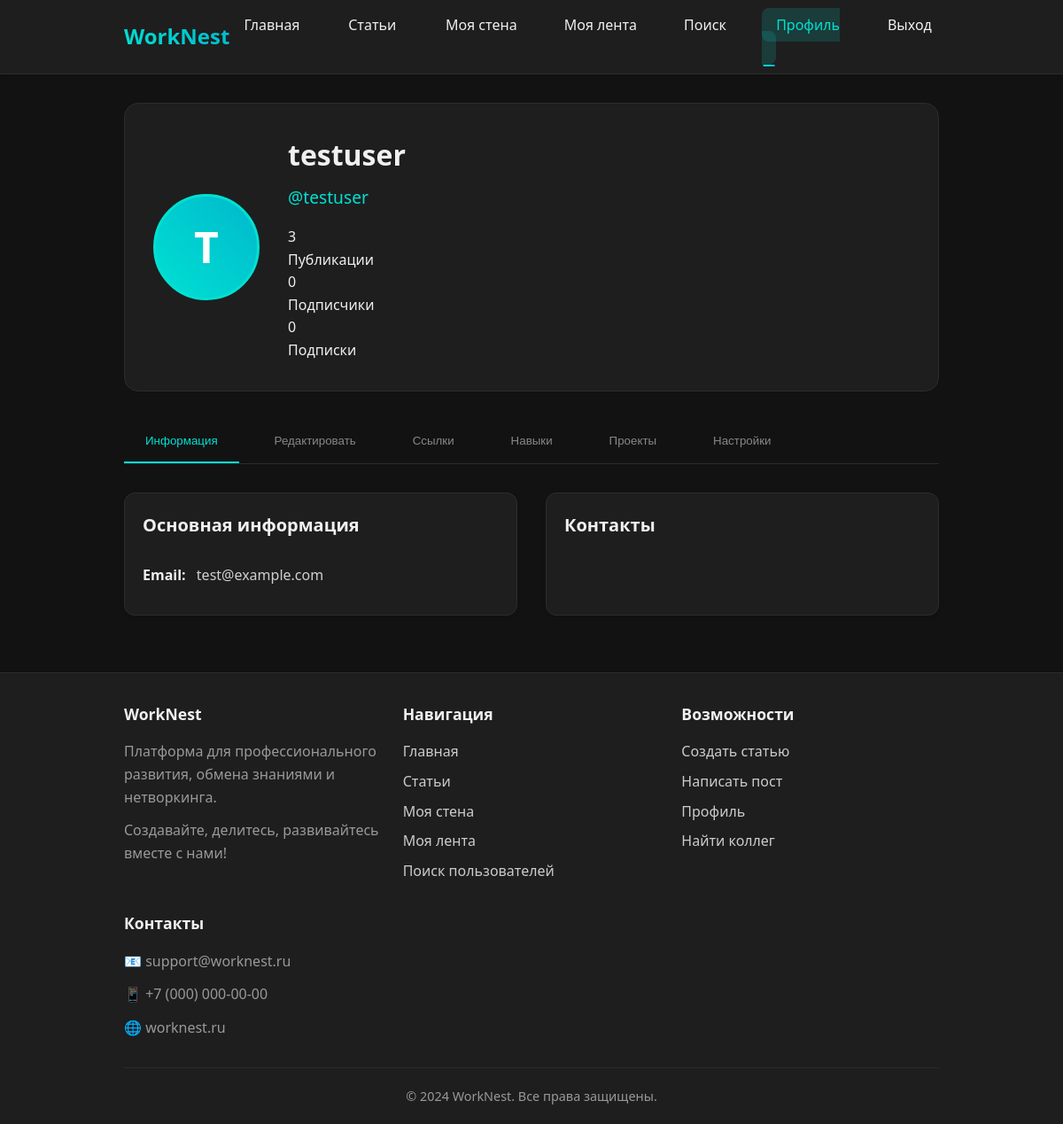
The app's page /profile (signed in) with its own data.
### models.py (models this page shows, shortened)
class User(db.Model):
    id = db.Column(db.Integer, primary_key=True)
    username = db.Column(db.String(64), unique=True, nullable=False)
    email = db.Column(db.String(120), unique=True, nullable=False)
    password_hash = db.Column(db.String(256), nullable=False)  # Увеличено до 256
    status = db.Column(db.String(64))
    show_status = db.Column(db.Boolean, default=True)
    bio = db.Column(db.Text)
    show_bio = db.Column(db.Boolean, default=True)
    avatar = db.Column(db.String(256))  # путь к файлу аватара
    full_name = db.Column(db.String(128), nullable=True)
    show_full_name = db.Column(db.Boolean, default=True)
    degree = db.Column(db.String(64), nullable=True)
    show_degree = db.Column(db.Boolean, default=True)
    interests = db.Column(db.String(256), nullable=True)
    show_interests = db.Column(db.Boolean, default=True)
    organization = db.Column(db.String(128), nullable=True)
    show_organization = db.Column(db.Boolean, default=True)
    location = db.Column(db.String(128), nullable=True)
    show_location = db.Column(db.Boolean, default=True)
    scholar_links = db.Column(db.String(512), nullable=True)  # ссылки через запятую или json
    show_scholar_links = db.Column(db.Boolean, default=True)
    website = db.Column(db.String(256), nullable=True)
    show_website = db.Column(db.Boolean, default=True)
    birthdate = db.Column(db.String(32), nullable=True)  # строкой для простоты
    show_birthdate = db.Column(db.Boolean, default=True)
    public_email = db.Column(db.String(120), nullable=True)
    show_public_email = db.Column(db.Boolean, default=True)
    telegram = db.Column(db.String(64), nullable=True)
    show_telegram = db.Column(db.Boolean, default=True)
    last_seen = db.Column(db.DateTime, default=datetime.utcnow)
    is_online = db.Column(db.Boolean, default=False)
    role = db.Column(db.String(32), default='user')  # user, moderator, admin
    is_banned = db.Column(db.Boolean, default=False)
    ban_reason = db.Column(db.String(256), nullable=True)
    ban_until = db.Column(db.DateTime, nullable=True)

### app.py (the view)
@app.route('/profile')
def profile():
    print('SESSION ON PROFILE:', dict(session))
    user_id = session.get('user_id')
    if not user_id:
        return redirect(url_for('register'))
    user = User.query.get(user_id)
    followers = list(user.followers)
    following = list(user.following)
    user_posts = Post.query.filter_by(user_id=user.id).order_by(Post.created_at.desc()).limit(10).all()
    return render_template('profile.html',
                         user=user,
                         followers=followers,
                         following=following,
                         user_posts=user_posts,
                         followers_count=len(followers),
                         following_count=len(following))

### app.py (called while the page is built)
@app.before_request
def update_online_status():
    if 'user_id' in session:
        user = User.query.get(session['user_id'])
        if user:
            user.last_seen = datetime.utcnow()
            user.is_online = True
            db.session.commit()

@app.context_processor
def inject_user():
    user_id = session.get('user_id')
    if user_id:
        user = User.query.get(user_id)
        return dict(current_user=user, is_user_online=is_user_online)
    return dict(current_user=None, is_user_online=is_user_online)

### models.py (called while the page is built)
def get_external_links_by_type(self):
    links = {}
    for link in self.external_links:
        if link.is_public:
            if link.link_type not in links:
                links[link.link_type] = []
            links[link.link_type].append(link)
    return links

def get_public_skills(self):
    return UserSkill.query.filter_by(user_id=self.id, is_public=True)\
        .order_by(UserSkill.order_index, UserSkill.skill_name).all()

def get_all_projects(self):
    return UserProject.query.filter_by(user_id=self.id, is_public=True)\
        .order_by(UserProject.order_index, UserProject.created_at.desc()).all()

### templates/profile.html (shortened to what this page needs)
{% extends "base.html" %}
{% block content %}
<div class="fade-in">
    <div class="profile-header">
        <div class="profile-avatar-container">
            {% if current_user.avatar %}
                <img src="{{ url_for('static', filename=current_user.avatar) }}"
                     alt="Аватар"
                     class="profile-avatar">
            {% else %}
                <div class="profile-avatar-placeholder">
                    <span>{{ current_user.username[0].upper() }}</span>
                </div>
            {% endif %}
        </div>
        <div class="profile-info">
            <h1>{{ current_user.full_name or current_user.username }}</h1>
            <p class="profile-username">@{{ current_user.username }}</p>
            <div class="profile-stats">
                <div class="stat-item">
                    <div class="stat-number">{{ current_user.posts|length }}</div>
                    <div class="stat-label">Публикации</div>
                </div>
                <div class="stat-item">
                    <div class="stat-number">{{ current_user.followers_assoc|length }}</div>
                    <div class="stat-label">Подписчики</div>
                </div>
                <div class="stat-item">
                    <div class="stat-number">{{ current_user.following_assoc|length }}</div>
                    <div class="stat-label">Подписки</div>
                </div>
            </div>
        </div>
    </div>
    <div class="profile-nav">
        <button class="profile-nav-tab active" data-tab="info">Информация</button>
        <button class="profile-nav-tab" data-tab="edit">Редактировать</button>
        <button class="profile-nav-tab" data-tab="links">Ссылки</button>
        <button class="profile-nav-tab" data-tab="skills">Навыки</button>
        <button class="profile-nav-tab" data-tab="projects">Проекты</button>
        <button class="profile-nav-tab" data-tab="settings">Настройки</button>
    </div>
    <div class="profile-tab-content" id="info-tab">
        <div class="profile-info-grid">
            <div class="card">
                <h3 class="card-title">Основная информация</h3>
                <div class="info-item">
                    <strong>Email:</strong> {{ current_user.email }}
                </div>
            </div>
            <div class="card">
                <h3 class="card-title">Контакты</h3>
            </div>
        </div>
    </div>
</div>
            {% set external_links = current_user.get_external_links_by_type() %}
            {% set skills = current_user.get_public_skills() %}
            {% set projects = current_user.get_all_projects() %}
</div>
{% endblock %}

### static/worknest.css (style rules this page uses)
* { margin: 0; padding: 0; box-sizing: border-box; }
:root { --bg-primary: #121212; --bg-secondary: #1e1e1e; --bg-card: #1e1e1e; --border-color: #2c2c2c; --text-primary: #f0f0f0; --text-secondary: #ccc; --text-muted: #999; --accent-primary: #00e1d3; --accent-secondary: #00b8cc; --accent-hover: #00f0e2; --error: #ff4757; --success: #2ed573; --warning: #ffa502; --padding-xs: 0.5rem; --padding-sm: 0.75rem; --padding-md: 1rem; --padding-lg: 1.25rem; --padding-xl: 1.5rem; --padding-xxl: 2rem; --radius-sm: 6px; --radius-md: 8px; --radius-lg: 12px; --radius-xl: 16px; --shadow-sm: 0 2px 4px rgba(0, 0, 0, 0.1); --shadow-md: 0 4px 8px rgba(0, 0, 0, 0.15); --shadow-lg: 0 8px 16px rgba(0, 0, 0, 0.2); --shadow-hover: 0 12px 24px rgba(0, 225, 211, 0.15); }
body { font-family: 'Segoe UI', Tahoma, Geneva, Verdana, sans-serif; font-size: 16px; line-height: 1.6; background-color: var(--bg-primary); color: var(--text-primary); min-height: 100vh; display: flex; flex-direction: column; }
.card { background-color: var(--bg-card); border: 1px solid var(--border-color); border-radius: var(--radius-lg); padding: var(--padding-lg); margin-bottom: var(--padding-xxl); transition: all 0.3s ease; position: relative; overflow: hidden; box-shadow: var(--shadow-sm); }
.card::before { content: ''; position: absolute; top: 0; left: 0; right: 0; height: 3px; background: linear-gradient(90deg, var(--accent-primary), var(--accent-secondary)); opacity: 0; transition: opacity 0.3s ease; }
.card h2, .card h3 { color: var(--text-primary); margin-bottom: var(--padding-md); font-weight: 600; }
.card h3 { font-size: 1.25rem; }
.fade-in { animation: fadeIn 0.6s ease-out; }

### templates/profile.html (style rules this page uses)
.profile-header { display: flex; align-items: center; gap: 2rem; margin-bottom: 2rem; padding: 2rem; background-color: #1e1e1e; border-radius: 16px; border: 1px solid #2c2c2c; }
.profile-avatar-container { flex-shrink: 0; }
.profile-avatar-placeholder { width: 120px; height: 120px; border-radius: 50%; border: 3px solid #00e1d3; background: linear-gradient(45deg, #00e1d3, #00b8cc); display: flex; align-items: center; justify-content: center; font-size: 3rem; font-weight: bold; color: white; }
.profile-info h1 { font-size: 2rem; color: #f0f0f0; margin-bottom: 0.5rem; }
.profile-username { color: #00e1d3; font-size: 1.2rem; margin-bottom: 1rem; }
.profile-nav { display: flex; gap: 1rem; margin-bottom: 2rem; border-bottom: 1px solid #2c2c2c; }
.profile-nav-tab { padding: 1rem 1.5rem; border: none; background: transparent; color: #888; cursor: pointer; border-bottom: 2px solid transparent; transition: all 0.3s ease; font-weight: 500; }
.profile-nav-tab.active { color: #00e1d3; border-bottom-color: #00e1d3; }
.profile-info-grid { display: grid; gap: 2rem; grid-template-columns: repeat(auto-fit, minmax(300px, 1fr)); }
.info-item { padding: 0.75rem 0; border-bottom: 1px solid #2c2c2c; color: #d0d0d0; }
.info-item:last-child { border-bottom: none; }
.info-item strong { color: #f0f0f0; margin-right: 0.5rem; }

### records on screen
User: username "T", full_name+username "testuser", username "testuser", email "test@example.com"

### other values on screen
{{ current_user.posts|length }} "3"
{{ current_user.followers_assoc|length }} "0"
{{ current_user.following_assoc|length }} "0"
